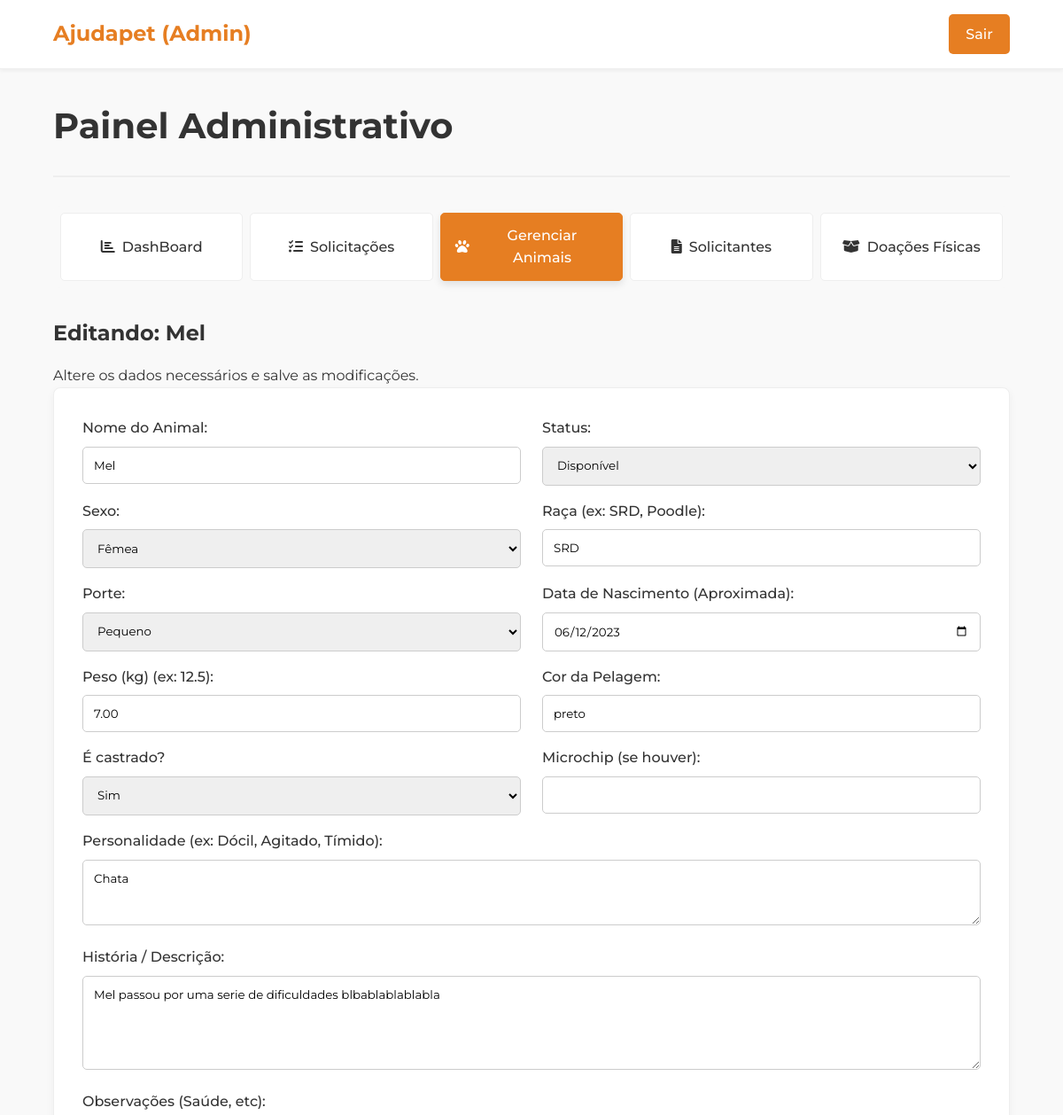
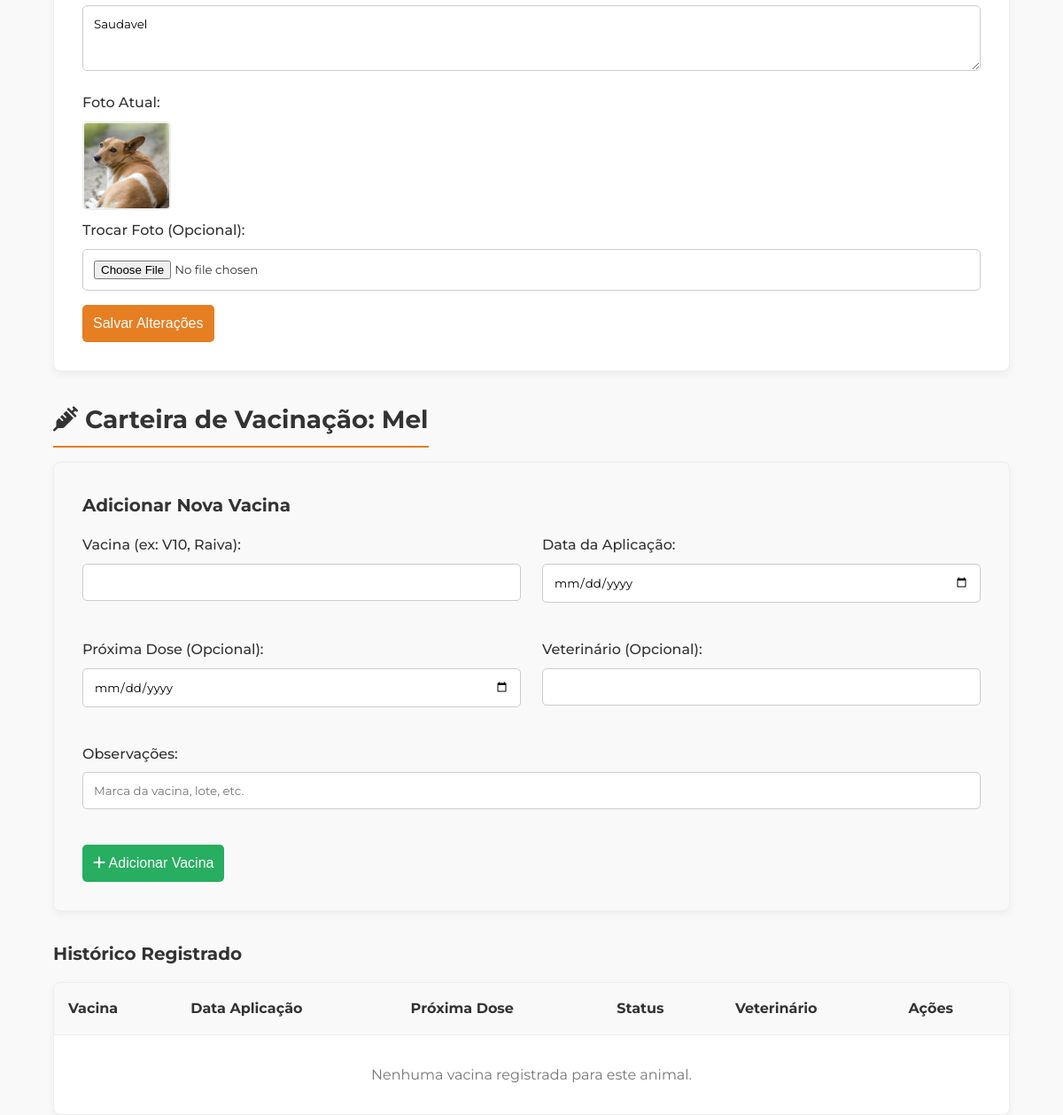
The page /admin/animais_admin/editar_animais.php?id=3 (signed in) on the database its author committed (2 pictures, top to bottom).
### tables this page shows
CREATE TABLE `animal` (
  `id` int(11) NOT NULL,
  `id_admin_cadastro` int(11) NOT NULL,
  `nome` varchar(100) NOT NULL,
  `sexo` enum('Macho','Fêmea') DEFAULT NULL,
  `raca` varchar(100) DEFAULT NULL,
  `porte` enum('Pequeno','Médio','Grande') DEFAULT NULL,
  `data_nascimento` date DEFAULT NULL,
  `peso` decimal(5,2) DEFAULT NULL,
  `cor_pelagem` varchar(50) DEFAULT NULL,
  `personalidade` text DEFAULT NULL,
  `imagem_url` varchar(255) DEFAULT NULL,
  `castrado` tinyint(1) DEFAULT 0,
  `microchip` varchar(50) DEFAULT NULL,
  `status` enum('Disponível','Em processo','Adotado','Indisponível') DEFAULT 'Disponível',
  `descricao_historia` text DEFAULT NULL,
  `observacoes` text DEFAULT NULL,
  `data_cadastro` timestamp NOT NULL DEFAULT current_timestamp(),
  `data_adocao` datetime DEFAULT NULL,
  `id_adotante` int(11) DEFAULT NULL
);

### admin/animais_admin/editar_animais.php (the view, shortened to what this page needs)
<?php
$animal_id = $_GET['id'];
require_once '../../config/conexao.php';
try {
    $sql = "SELECT * FROM Animal WHERE id = ?";
    $stmt = $pdo->prepare($sql);
    $stmt->execute([$animal_id]);
    $animal = $stmt->fetch();
    $sql_vacinas = "SELECT * FROM vacinas WHERE id_animal = ? ORDER BY data_aplicacao DESC";
    $stmt_vacinas = $pdo->prepare($sql_vacinas);
    $stmt_vacinas->execute([$animal['id']]);
    $vacinas = $stmt_vacinas->fetchAll();
} catch (PDOException $e) {
    echo "Erro ao buscar dados: " . $e->getMessage();
    $animal = null;
    $vacinas = [];
}
?>
<!DOCTYPE html>
<html lang="pt-BR">
<head>
    <link rel="stylesheet" href="../../assets/css/global.css">
    <link rel="stylesheet" href="../../assets/css/admin_global.css">
    <link rel="stylesheet" href="../../assets/css/admin_animais.css">
    <link rel="stylesheet" href="https://cdnjs.cloudflare.com/ajax/libs/font-awesome/6.0.0-beta3/css/all.min.css">
</head>
<body>
    <header class="navbar">
        <div class="container">
            <a href="../index.php" class="logo" style="color: var(--cor-principal);">Ajudapet (Admin)</a>
            <a href="../../backend/logout.php" class="btn-login" style="background-color: var(--cor-principal);">Sair</a>
        </div>
    </header>
    <main class="container admin-dashboard">
        <div class="admin-header">
            <h1>Painel Administrativo</h1>
        </div>
        <nav class="admin-tabs">
            <a href="../index.php" class="tab-link">
                <i class="fas fa-chart-bar"></i> DashBoard
            </a>
            <a href="../avaliar_solicitacoes.php" class="tab-link">
                <i class="fas fa-tasks"></i> Solicitações
            </a>
            <a href="consultar_animal.php" class="tab-link active">
                <i class="fas fa-paw"></i> Gerenciar Animais
            </a>
            <a href="../relatorio.php" class="tab-link">
                <i class="fas fa-file-alt"></i> Solicitantes
            </a>
            <a href="../ver_doacoes.php" class="tab-link">
                <i class="fas fa-box-open"></i> Doações Físicas
            </a>
        </nav>
        <div id="gerenciar-animais-edit" class="tab-content active" style="display:block;">
            <h3>Editando: <?php echo htmlspecialchars($animal['nome']); ?></h3>
            <p>Altere os dados necessários e salve as modificações.</p>
            <div class="form-card">
                <form action="../../backend/animais_backend/processa_edicao_animais.php" method="POST" enctype="multipart/form-data">
                    <div class="form-grid-2-cols">
                        <div class="form-group">
                            <label for="nome">Nome do Animal:</label>
                            <input type="text" id="nome" name="nome" required value="<?php echo htmlspecialchars($animal['nome']); ?>">
                        </div>
                        <div class="form-group">
                            <label for="status">Status:</label>
                            <select id="status" name="status" required>
                                <option value="Disponível" <?php if ($animal['status'] == 'Disponível') echo 'selected'; ?>>Disponível</option>
                            </select>
                        </div>
                    </div>
                    <div class="form-grid-2-cols">
                        <div class="form-group">
                            <label for="sexo">Sexo:</label>
                            <select id="sexo" name="sexo" required>
                                <option value="Fêmea" <?php if ($animal['sexo'] == 'Fêmea') echo 'selected'; ?>>Fêmea</option>
                            </select>
                        </div>
                        <div class="form-group">
                            <label for="raca">Raça (ex: SRD, Poodle):</label>
                            <input type="text" id="raca" name="raca" required value="<?php echo htmlspecialchars($animal['raca']); ?>">
                        </div>
                    </div>
                    <div class="form-grid-2-cols">
                        <div class="form-group">
                            <label for="porte">Porte:</label>
                            <select id="porte" name="porte" required>
                                <option value="Pequeno" <?php if ($animal['porte'] == 'Pequeno') echo 'selected'; ?>>Pequeno</option>
                            </select>
                        </div>
                        <div class="form-group">
                            <label for="data_nascimento">Data de Nascimento (Aproximada):</label>
                            <input type="date" id="data_nascimento" name="data_nascimento" value="<?php echo htmlspecialchars($animal['data_nascimento']); ?>">
                        </div>
                    </div>
                    <div class="form-grid-2-cols">
                        <div class="form-group">
                            <label for="peso">Peso (kg) (ex: 12.5):</label>
                            <input type="number" step="0.1" id="peso" name="peso" value="<?php echo htmlspecialchars($animal['peso']); ?>">
                        </div>
                        <div class="form-group">
                            <label for="cor_pelagem">Cor da Pelagem:</label>
                            <input type="text" id="cor_pelagem" name="cor_pelagem" value="<?php echo htmlspecialchars($animal['cor_pelagem']); ?>">
                        </div>
                    </div>
                    <div class="form-grid-2-cols">
                        <div class="form-group">
                            <label for="castrado">É castrado?</label>
                            <select id="castrado" name="castrado" required>
                                <option value="1" <?php if ($animal['castrado'] == '1') echo 'selected'; ?>>Sim</option>
                            </select>
                        </div>
                        <div class="form-group">
                            <label for="microchip">Microchip (se houver):</label>
                            <input type="text" id="microchip" name="microchip" value="<?php echo htmlspecialchars($animal['microchip']); ?>">
                        </div>
                    </div>
                    <div class="form-group">
                        <label for="personalidade">Personalidade (ex: Dócil, Agitado, Tímido):</label>
                        <textarea id="personalidade" name="personalidade" rows="3"><?php echo htmlspecialchars($animal['personalidade']); ?></textarea>
                    </div>
                    <div class="form-group">
                        <label for="descricao_historia">História / Descrição:</label>
                        <textarea id="descricao_historia" name="descricao_historia" rows="5"><?php echo htmlspecialchars($animal['descricao_historia']); ?></textarea>
                    </div>
                    <div class="form-group">
                        <label for="observacoes">Observações (Saúde, etc):</label>
                        <textarea id="observacoes" name="observacoes" rows="3"><?php echo htmlspecialchars($animal['observacoes']); ?></textarea>
                    </div>
                    <div class="form-group">
                        <label>Foto Atual:</label>
                        <img src="../../uploads/<?php echo htmlspecialchars($animal['imagem_url']); ?>" alt="Foto Atual" class="current-photo">
                        <label for="imagem" style="display:block; margin-top:10px;">Trocar Foto (Opcional):</label>
                        <input type="file" id="imagem" name="imagem" accept="image/png, image/jpeg">
                    </div>
                    <button type="submit" class="btn-submit">Salvar Alterações</button>
                </form>
            </div>
            <div class="vacina-section">
                <h2><i class="fas fa-syringe"></i> Carteira de Vacinação: <?php echo htmlspecialchars($animal['nome']); ?></h2>
                <div class="form-card" style="background-color: #f9f9f9; margin-top: 1rem;">
                    <h3>Adicionar Nova Vacina</h3>
                    <form action="../../backend/vacinas_backend/processa_cadastro_vacinas.php" method="POST" class="form-grid-2-cols">
                        <div class="form-group">
                            <label for="tipo_vacina">Vacina (ex: V10, Raiva):</label>
                            <input type="text" id="tipo_vacina" name="tipo_vacina" required>
                        </div>
                        <div class="form-group">
                            <label for="data_aplicacao">Data da Aplicação:</label>
                            <input type="date" id="data_aplicacao" name="data_aplicacao" required>
                        </div>
                        <div class="form-group">
                            <label for="proxima_dose">Próxima Dose (Opcional):</label>
                            <input type="date" id="proxima_dose" name="proxima_dose">
                        </div>
                        <div class="form-group">
                            <label for="veterinario">Veterinário (Opcional):</label>
                            <input type="text" id="veterinario" name="veterinario">
                        </div>
                        <div class="form-group" style="grid-column: 1 / -1;">
                            <label for="obs_vacina">Observações:</label>
                            <input type="text" id="obs_vacina" name="observacoes" placeholder="Marca da vacina, lote, etc.">
                        </div>
                        <button type="submit" class="btn-submit" style="grid-column: 1 / -1; width: auto; justify-self: start; background-color: #27ae60;">
                            <i class="fas fa-plus"></i> Adicionar Vacina
                        </button>
                    </form>
                </div>
                <h3 style="margin-top: 2rem;">Histórico Registrado</h3>
                <div class="admin-table-container">
                    <table class="admin-table">
                        <thead>
                            <tr>
                                <th>Vacina</th>
                                <th>Data Aplicação</th>
                                <th>Próxima Dose</th>
                                <th>Status</th>
                                <th>Veterinário</th>
                                <th>Ações</th>
                            </tr>
                        </thead>
                        <tbody>
                            <?php if (count($vacinas) > 0): ?>
                                <?php foreach ($vacinas as $vacina): ?>
                                    <?php
                                    $status_texto = "-";
                                    $status_classe = "padrao";
                                    if (!empty($vacina['proxima_dose'])) {
                                        $hoje = new DateTime();
                                        $prox = new DateTime($vacina['proxima_dose']);
                                        if ($prox < $hoje) {
                                            $status_texto = "Atrasada"; $status_classe = "atrasada";
                                        } elseif ($prox->format('Y-m-d') == $hoje->format('Y-m-d')) {
                                            $status_texto = "Vence Hoje"; $status_classe = "vence-hoje";
                                        } else {
                                            $status_texto = "Em dia"; $status_classe = "em-dia";
                                        }
                                    }
                                    ?>
                                    <tr>
                                        <td>
                                            <strong><?php echo htmlspecialchars($vacina['tipo_vacina']); ?></strong>
                                            <?php if (!empty($vacina['observacoes'])): ?>
                                                <br><small style="color: #7f8c8d; font-style: italic;"><?php echo htmlspecialchars($vacina['observacoes']); ?></small>
                                            <?php endif; ?>
                                        </td>
                                        <td style="text-align: center;"><?php echo date('d/m/Y', strtotime($vacina['data_aplicacao'])); ?></td>
                                        <td style="text-align: center;"><?php echo $vacina['proxima_dose'] ? date('d/m/Y', strtotime($vacina['proxima_dose'])) : '-'; ?></td>
                                        <td style="text-align: center;">
                                            <span class="status-tag <?php echo $status_classe; ?>">
                                                <?php echo $status_texto; ?>
                                            </span>
                                        </td>
                                        <td><?php echo htmlspecialchars($vacina['veterinario'] ?? '-'); ?></td>
                                        <td class="action-buttons" style="text-align: center;">
                                            <a href="../vacinas_admin/editar_vacina.php?id=<?php echo $vacina['id']; ?>" class="action-btn view" title="Editar Vacina">
                                                <i class="fas fa-pen"></i>
                                            </a>
                                            <a href="../../backend/animais_backend/processa_exclusao_vacina.php?id_vacina=<?php echo $vacina['id']; ?>&id_animal=<?php echo $animal['id']; ?>" class="action-btn reject" onclick="return confirm('Remover esta vacina?');" title="Remover Vacina">
                                                <i class="fas fa-trash"></i>
                                            </a>
                                        </td>
                                    </tr>
                                <?php endforeach; ?>
                            <?php else: ?>
                                <tr>
                                    <td colspan="6" style="text-align: center; padding: 2rem; color: #777;">
                                        Nenhuma vacina registrada para este animal.
                                    </td>
                                </tr>
                            <?php endif; ?>
                        </tbody>
                    </table>
                </div>
            </div>
        </div>
    </main>
</body>
</html>

### rows shown on the page
animal: nome "Mel", status "Disponível", sexo "Fêmea", raca "SRD", porte "Pequeno", data_nascimento "06/12/2023", peso "7.00", cor_pelagem "preto", castrado "Sim", personalidade "Chata", descricao_historia "Mel passou por uma serie de dificuldades blbablablablabla", observacoes "Saudavel", imagem_url (picture)
